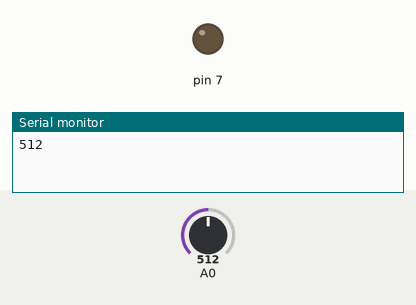
A sketch run on a simulated Arduino Uno, built with avr-gcc and run on an emulated ATmega328P. Shown: output pins drawn as LEDs (lit = HIGH), the last lines printed to the serial monitor. The inputs (shaded band) are chosen by the test bench; at power-on: A0 = 512.

Above: at 0.1 s.
At 0.6 s:
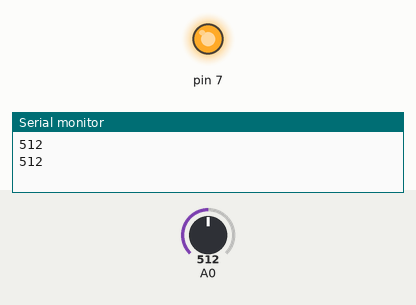
Timing chart, 0 to 2.1 s (numbered marks = the images above):
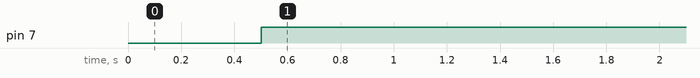

Measured:
- by itself, pin 7: LOW → HIGH at 0.50 s

The sketch:

Gas_Sensor.ino
```cpp
void setup() {
  // put your setup code here, to run once:
  pinMode(A0,INPUT);
  pinMode(7,OUTPUT);
  Serial.begin(9600);
}

void loop() {
  int gas=analogRead(A0);
  Serial.println(gas);
  delay(500);
  if(gas>=500)
  {
    digitalWrite(7,HIGH);// put your main code here, to run repeatedly:
  }
  else{
    digitalWrite(7,LOW);
  }
}
```
